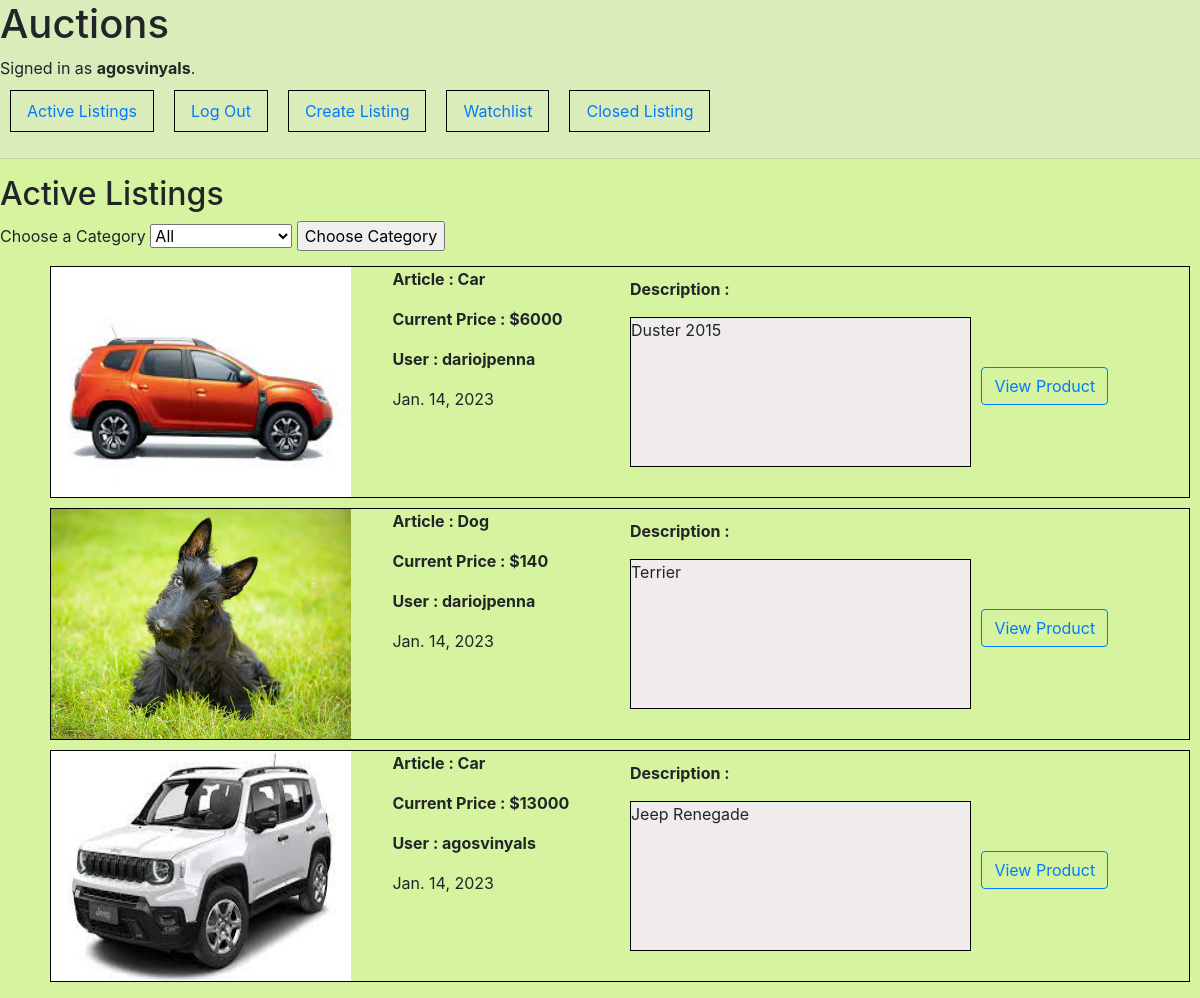
Page /watchlist (signed in) on the earlier database version.
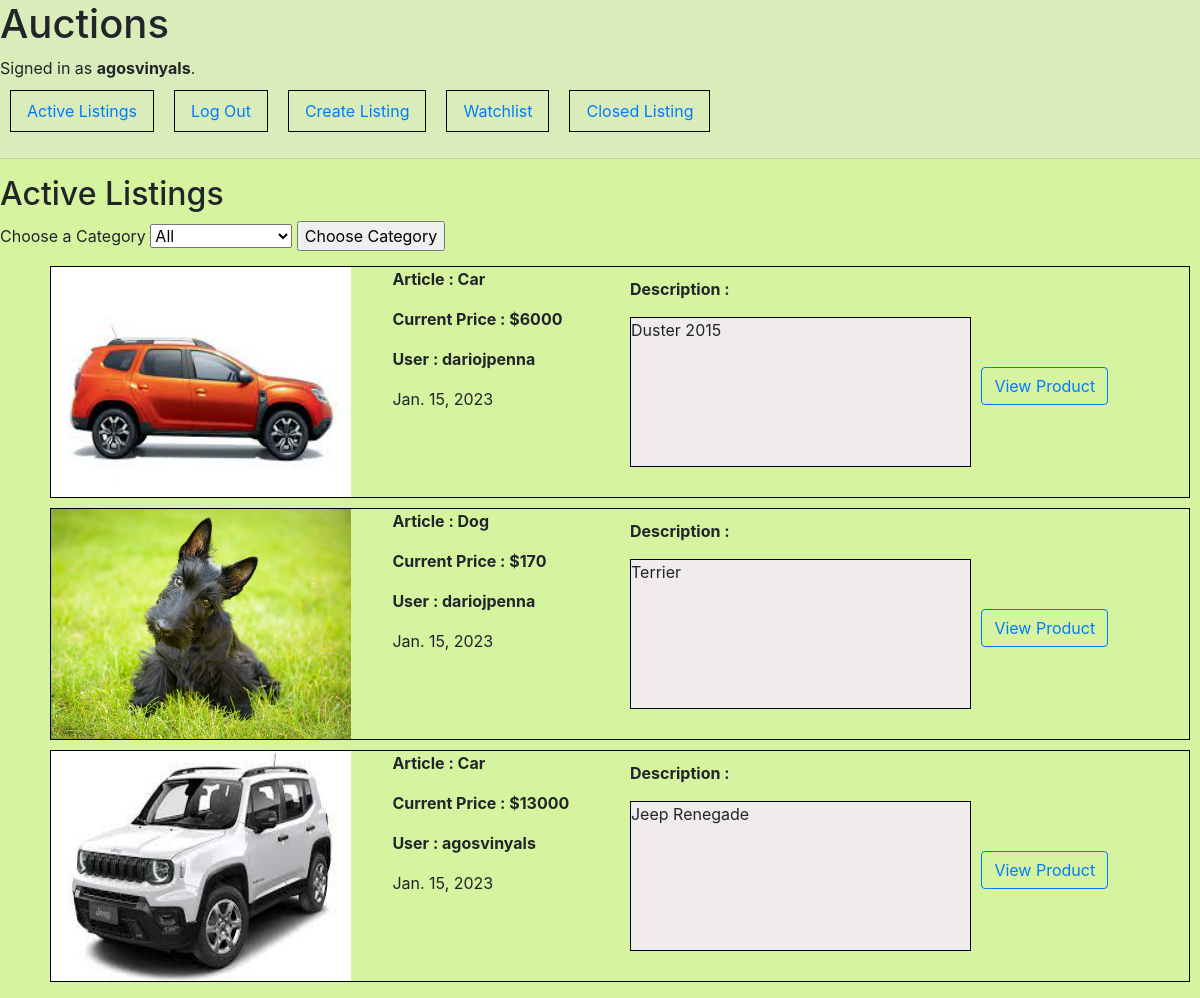
Same page on the later database version.
### auctions/models.py (models this page shows, shortened)
class User(AbstractUser):
    pass

class Auction(models.Model):
    article=models.CharField(max_length=64)
    price=models.ForeignKey(Bid,on_delete=models.CASCADE,null=True,blank=True,related_name='Bid')
    description=models.TextField(max_length=500)
    image=models.ImageField (upload_to='media', null=TRUE)
    date=models.DateField(auto_now=True,null=TRUE,blank=True)
    category=models.ForeignKey(Category , on_delete=models.CASCADE, blank=True,null=True,related_name='category')
    watchlist=models.ManyToManyField(User,blank=TRUE,null=TRUE,related_name='watchlist')
    owner = models.ForeignKey(User,on_delete=models.CASCADE,blank=TRUE,null=TRUE,related_name='user')
    activated=models.BooleanField(default=True)

class Bid (models.Model):
    user=models.ForeignKey(User,on_delete=models.CASCADE,blank=False,null=False,related_name='userBid')
    bid=models.IntegerField(blank=True,null=TRUE)
    def __str__(self):
        return f'{self.bid}'

### auctions/views.py (the view)
# urls.py: path('watchlist',views.watchlist,name='watchlist'),
def watchlist(request):
    user=request.user
    watchlistProduct=user.watchlist.all()
    return render(request,'auctions/watchlist.html',{
        'auctions': watchlistProduct,
        'categories': Category.objects.all(),
    })

### auctions/models.py (called while the page is built)
    def __str__(self):
        return f'{self.CategorieName}'

### auctions/templates/auctions/watchlist.html (shortened to what this page needs)
{% extends "auctions/layout.html" %}
{% block body %}
    <h2>Active Listings</h2>
    <form action="{% url 'categories' %}" method="post" >
        <div>
            <label for="category" >Choose a Category</label>
            <select name="category" id="category">
                {% for cat in categories %}
                <option value="{{cat}}">{{cat}}</option>
                {%endfor%}
            </select>
            <input type="submit" value="Choose Category">
        </div>
    </form>
    <ul  >
        {% for auction in auctions %}
        <li >
            <div class="images">
                {% if auction.image %} <img src="{{auction.image.url}}" alt="" width="300" height="230">{% endif %}
            </div>
            <div class="properties">
                <p class="items"> Article : {{auction.article }} </p>
                <p class="items"> Current Price : ${{ auction.price }} </p>
                <p class="items"> User : {{auction.owner}} </p>
                <p> {{ auction.date}} </p>
            </div>
            <div class="description" >
                <p class="items"> Description : </p>
                <p class="text-description">{{ auction.description}}</p>
            </div>
            <div >
                   <form action="{% url 'product' id=auction.id %}" method="get">
                    <button style="margin-top: 100px;" class= "btn btn-outline-primary">View Product</button>
                   </form>
            </div>
        </li>
        {% endfor %}
    </ul>
{% endblock %}

### auctions/templates/auctions/layout.html (shortened to what this page needs)
{% load static %}
<!DOCTYPE html>
<html lang="en">
    <head>
        <link rel="stylesheet" href="https://stackpath.bootstrapcdn.com/bootstrap/4.4.1/css/bootstrap.min.css">
        <link href="{% static 'auctions/styles.css' %}" rel="stylesheet">
    </head>
    <body>
        <div class="menu">
            <h1>Auctions</h1>
            <div>
                {% if user.is_authenticated %}
                    Signed in as <strong>{{ user.username }}</strong>.
                {% else %}
                    Not signed in.
                {% endif %}
            </div>
            <ul class="nav">
                <li class="nav-item">
                    <a class="nav-link" href="{% url 'index' %}">Active Listings</a>
                </li>
                {% if user.is_authenticated %}
                    <li class="nav-item">
                        <a class="nav-link" href="{% url 'logout' %}">Log Out</a>
                    </li>
                    <li class="nav-item">
                        <a class="nav-link" href="{% url 'create' %}">Create Listing</a>
                    </li>
                    <li class="nav-item">
                        <a class="nav-link" href="{% url 'watchlist' %}">Watchlist</a>
                    </li>
                    <li class="nav-item">
                        <a class="nav-link" href="{% url 'closed' %}">Closed Listing</a>
                    </li>
                {% endif %}
            </ul>
            <hr>
        </div>
        {% block body %}
        {% endblock %}
    </body>
</html>

### auctions/static/auctions/styles.css (style rules this page uses)
body { background-color: rgb(214, 243, 159); }
.menu { background-color: rgb(218, 236, 185); }
li { display: flex ; border: solid black 1px; margin: 10px; }
.images { width: 30%; height: 100%; }
.properties { width: 20%; }
.description { width: 30%; margin: 10px; }
.items { font-weight: bold; }
.text-description { border: solid black 1px; height: 150px; background-color: rgb(241, 236, 236); }

Differences in the rows shown:
changed Auction "Duster 2015": date "Jan. 14, 2023" → "Jan. 15, 2023"
changed Auction "Dog": price "140" → "170"; date "Jan. 14, 2023" → "Jan. 15, 2023"
changed Auction "Jeep Renegade": date "Jan. 14, 2023" → "Jan. 15, 2023"
